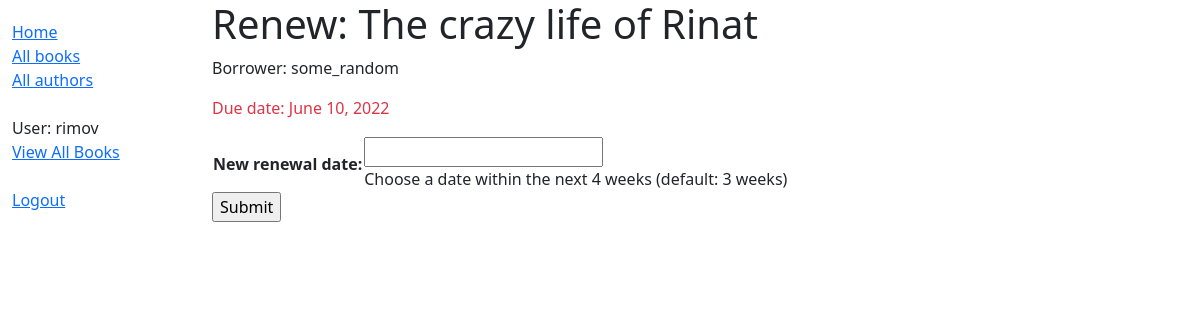
The app's page /catalog/books/3fa3e864-4da1-4e13-8c56-d9b8a2a63647/renew/ (signed in), older data.
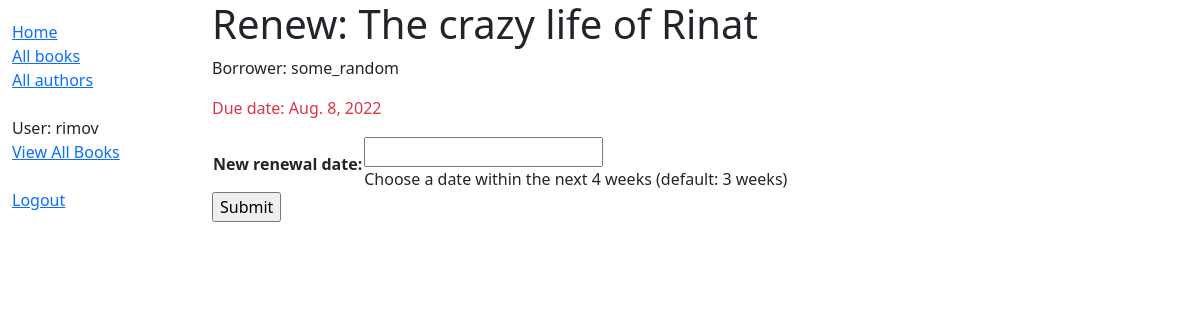
The same page, newer data.
### catalog/models.py (models this page shows, shortened)
class BookInstance(models.Model):
    LOAN_STATUS = (
        ('m', 'Maintenance'),
        ('o', 'On loan'),
        ('a', 'Available'),
        ('r', 'Reserved')
    )
    borrower = models.ForeignKey(
        User,
        on_delete=models.SET_NULL,
        null=True,
        blank=True
    )
    instance_id = models.UUIDField(
        primary_key=True,
        default=uuid.uuid4,
        help_text='Unique ID for this book in the library'
    )
    book = models.ForeignKey(
        'Book',
        on_delete=models.RESTRICT,
        null=True
    )
    imprint = models.CharField(
        max_length=DEF_CHARFIELD_LENGTH
    )
    due_back = models.DateField(
        null=True,  # Book is not out
        blank=True  # Book reserved indefinitely
    )
    status = models.CharField(
        max_length=1,
        choices=LOAN_STATUS,
        blank=True,
        default='m',
        help_text='Book availability'
    )
    @property
    def is_overdue(self):
        return bool(self.due_back and date.today() > self.due_back)
    class Meta:
        ordering = ['due_back']
        permissions = (
            ('can_mark_returned_books', 'Can set book as returned'),
            ('can_view_all_books', 'Can view all available book instances'),
        )

### catalog/views.py (the view)
# urls.py: path('books/<uuid:inst_id>/renew/', views.renew_book_librarian, name='books-renew-librarian'),
@login_required
@permission_required('catalog.can_mark_returned_books', raise_exception=True)
def renew_book_librarian(request, inst_id):
    book_inst = get_object_or_404(BookInstance, instance_id=inst_id)
    if request.method == 'POST':
        form = RenewBookForm(request.POST)
        if form.is_valid():
            book_inst.due_back = form.cleaned_data['renewal_date']
            book_inst.save()
            return HttpResponseRedirect(reverse('books-all-copies'))
    else:
        def_renew_date = datetime.date.today() + datetime.timedelta(weeks=3)
        form = RenewBookForm(initial={'renewal_date': def_renew_date})
    context = {'form': form,
               'book_instance': book_inst}
    return render(request, 'book_renew_librarian.html', context)

### catalog/forms.py (shortened to what this page needs)
class RenewBookForm(ModelForm):
    class Meta:
        model = BookInstance
        fields = ['due_back']
        labels = {'due_back': _('New renewal date')}
        help_texts = {'due_back': _('Choose a date within the next 4 weeks '
                                    '(default: 3 weeks)')}

### catalog/templates/book_renew_librarian.html (shortened to what this page needs)
{% extends 'base.html' %}
{% block content %}
    <h1>Renew: {{ book_instance.book.title }}</h1>
    <p>Borrower: {{ book_instance.borrower }}</p>
    <p {% if book_instance.is_overdue %}
        class="text-danger"
    {% endif %}>
        Due date: {{ book_instance.due_back }}
    </p>
    <form action="" method="post">
        <table>
            {{ form.as_table }}
        </table>
        <input type="submit" value="Submit">
    </form>
{% endblock %}

Row changes from the older to the newer data that the page shows:
changed BookInstance "some_random": due_back "June 10, 2022" → "Aug. 8, 2022"
